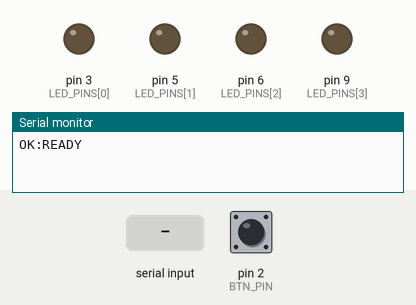
A sketch run on a simulated Arduino Uno, built with avr-gcc and run on an emulated ATmega328P. Parts: output pins drawn as LEDs (lit = HIGH), the last lines printed to the serial monitor. The test bench sets the inputs (shaded band); at power-on: pin 2 (BTN_PIN) HIGH.

Above: at 1.2 s.
1.3 s: pin 2 (BTN_PIN) pulled LOW for 0.15 s
At 1.7 s:
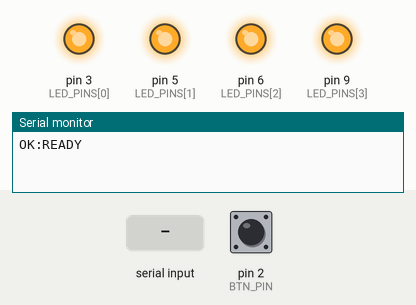
4.4 s: "ALL:\n" received over Serial
At 5.2 s:
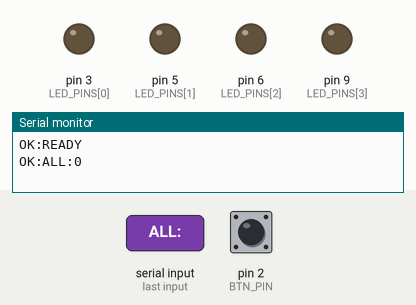
5.9 s: pin 2 (BTN_PIN) pulled LOW for 1 s
At 6.4 s:
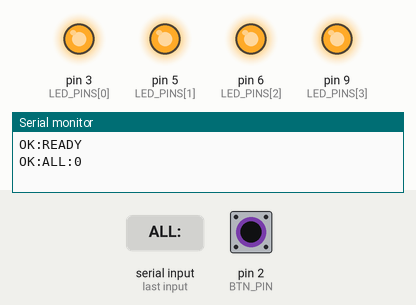
8.4 s: pin 2 (BTN_PIN) pulled LOW for 3.2 s
At 9.5 s:
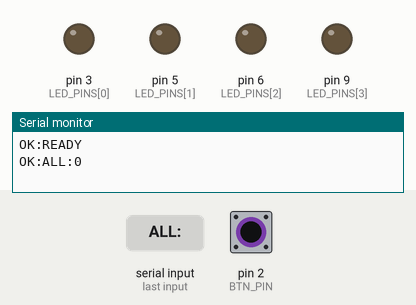
Timing chart, 0 to 11.4 s (numbered marks = the images above; inputs shaded):
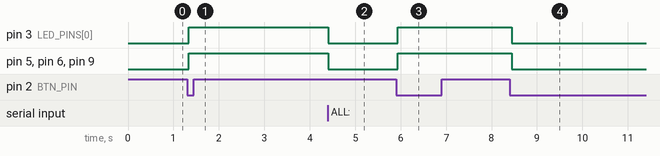

The sketch:

ino2.ino
```cpp
// slider_led - Arduino UNO
// LEDs PWM: D3, D5, D6, D9
// Botón físico: D2 a GND con INPUT_PULLUP
//
// Comandos por Serial (una línea):
//   LED1:0-255
//   LED2:0-255
//   LED3:0-255
//   LED4:0-255
//   ALL:0-255
//   STATE
//
// Respuestas:
//   OK:LEDn:val
//   OK:ALL:val
//   STATE:v1,v2,v3,v4
//   ERR:CMD

const byte NLEDS = 4;
const byte LED_PINS[NLEDS] = {3, 5, 6, 9}; // PWM
const byte BTN_PIN = 2;

int values[NLEDS] = {0, 0, 0, 0};
bool allOn = false;

// Debounce
int lastReading = HIGH;
int stableState = HIGH;
unsigned long lastChangeMs = 0;
const unsigned long debounceMs = 40;

char buf[48];

int clamp255(int v) {
  if (v < 0) return 0;
  if (v > 255) return 255;
  return v;
}

void applyLed(byte idx, int v) {
  v = clamp255(v);
  values[idx] = v;
  analogWrite(LED_PINS[idx], v);
}

void applyAll(int v) {
  v = clamp255(v);
  for (byte i = 0; i < NLEDS; i++) {
    applyLed(i, v);
  }
  allOn = (v > 0);
}

void publishState() {
  Serial.print("STATE:");
  Serial.print(values[0]); Serial.print(",");
  Serial.print(values[1]); Serial.print(",");
  Serial.print(values[2]); Serial.print(",");
  Serial.println(values[3]);
}

void setup() {
  Serial.begin(9600);
  Serial.setTimeout(30);

  pinMode(BTN_PIN, INPUT_PULLUP);

  for (byte i = 0; i < NLEDS; i++) {
    pinMode(LED_PINS[i], OUTPUT);
    analogWrite(LED_PINS[i], 0);
  }

  Serial.println("OK:READY");
}

void loop() {
  // ---------- Botón físico: toggle ALL ----------
  int reading = digitalRead(BTN_PIN);

  if (reading != lastReading) {
    lastChangeMs = millis();
    lastReading = reading;
  }

  if ((millis() - lastChangeMs) > debounceMs) {
    if (stableState != reading) {
      stableState = reading;

      if (stableState == LOW) { // presionado
        allOn = !allOn;
        applyAll(allOn ? 255 : 0);
      }
    }
  }

  // ---------- Serial: comandos ----------
  if (!Serial.available()) return;

  int n = Serial.readBytesUntil('\n', buf, sizeof(buf) - 1);
  buf[n] = '\0';

  while (n > 0 && (buf[n-1] == '\r' || buf[n-1] == ' ' || buf[n-1] == '\t')) {
    buf[n-1] = '\0';
    n--;
  }

  // STATE
  if (strcmp(buf, "STATE") == 0) {
    publishState();
    return;
  }

  // ALL:val
  if (strncmp(buf, "ALL:", 4) == 0) {
    int v = clamp255(atoi(buf + 4));
    applyAll(v);
    Serial.print("OK:ALL:");
    Serial.println(v);
    return;
  }

  // LEDn:val
  if (strncmp(buf, "LED", 3) == 0) {
    int idx = buf[3] - '1'; // '1'..'4' => 0..3
    char* p = strchr(buf, ':');

    if (idx >= 0 && idx < (int)NLEDS && p) {
      int v = clamp255(atoi(p + 1));
      applyLed((byte)idx, v);

      bool anyOn = false;
      for (byte i = 0; i < NLEDS; i++) if (values[i] > 0) anyOn = true;
      allOn = anyOn;

      Serial.print("OK:LED");
      Serial.print(idx + 1);
      Serial.print(":");
      Serial.println(v);
      return;
    }
  }

  Serial.println("ERR:CMD");
}
```

Measured:
- after the input at 1.3 s, pin 3 (LED_PINS[0]), pin 5 (LED_PINS[1]), pin 6 (LED_PINS[2]), pin 9 (LED_PINS[3]): LOW → HIGH at once
- after the input at 4.4 s, pin 3 (LED_PINS[0]), pin 5 (LED_PINS[1]), pin 6 (LED_PINS[2]), pin 9 (LED_PINS[3]): HIGH → LOW at once
- after the input at 5.9 s, pin 3 (LED_PINS[0]), pin 5 (LED_PINS[1]), pin 6 (LED_PINS[2]), pin 9 (LED_PINS[3]): LOW → HIGH at once
- after the input at 8.4 s, pin 3 (LED_PINS[0]), pin 5 (LED_PINS[1]), pin 6 (LED_PINS[2]), pin 9 (LED_PINS[3]): HIGH → LOW at once
